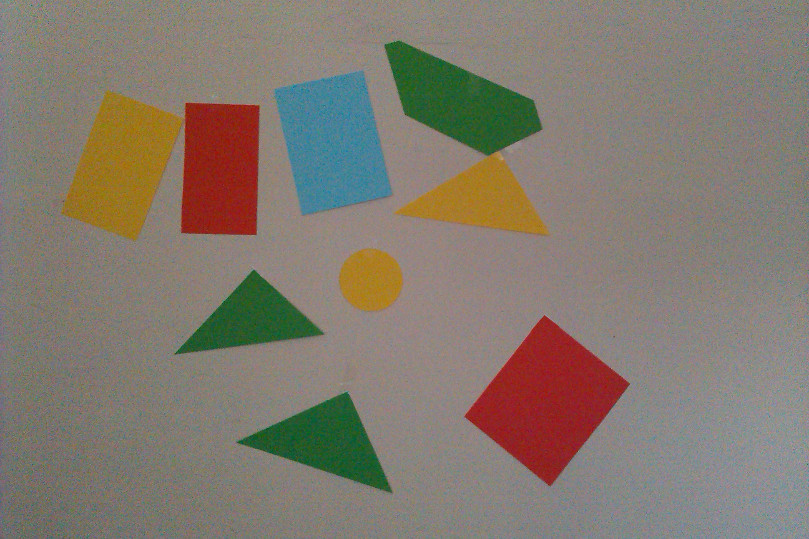
#> input picture ZPI/test_images/IMG1.JPG, 809 x 539 px
$ python -i ObjectDetector.py   (imports and definitions only)
#> lines starting #> are read from the running program, lines starting #| are printed output that depends on the picture; after the words box and inside, x2 and y2 are one past the last pixel; in counts of white or black regions, pixels touching at a corner belong together
#> further down, picture is the input picture: shape (539, 809, 3); mean B, G, R 110.6, 121.8, 130.6
### ZPI/detectionalgorythms/Accumulator.py
__author__ = 'kosto'

import numpy as np
import math
import cv2
import copy


class Accumulator:
    log = []

    counter = 0
    max_counter = 10

    center_offset_pixels = 10
    minimum_ocurrences_factor = 4

    def __init__(self, center_pixel_offset = 20, max_counter = 20):
        self.center_offset_pixels =center_pixel_offset
        self.max_counter = max_counter

    # [42 lines left out: functions filterOut, drawDetectedOntoMat, newFrame, getCenter, not called in this run]

    def getDist(self,p1, p2):
        return math.sqrt(math.pow(p2[0] - p1[0], 2) + math.pow(p2[1]-p1[1], 2))

    # [26 lines left out: functions isSameShape, addShape, not called in this run]

### ZPI/detectionalgorythms/ObjectDetector.py
# -*- coding: utf-8 -*-
import cv2
import numpy as np

from ZPI.detectionalgorythms.Accumulator import Accumulator
import CornerDetector as cd

class ObjectDetector:

    last_detected_shapes = []
    last_detected_countours = []
    last_mean_colors = []
    logger = None
    acu = None

    def __init__(self):

        self.acu = Accumulator()
        return


    def getDetectedObjects(self, mat):
        gray = cv2.cvtColor(mat, cv2.COLOR_BGR2GRAY)
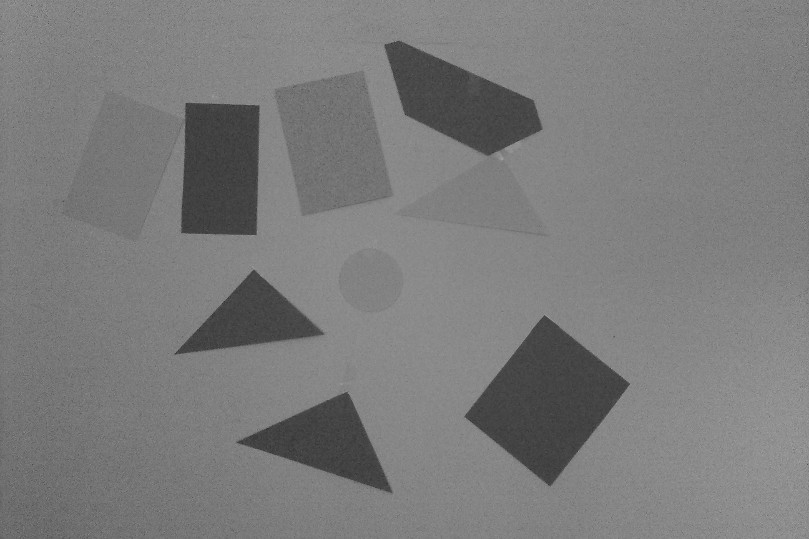
#> gray: shape (539, 809); min 48, max 166, mean 123.1
        img_filt = cv2.medianBlur(gray, 5)

        img_th = cv2.Canny(img_filt, 30,40)
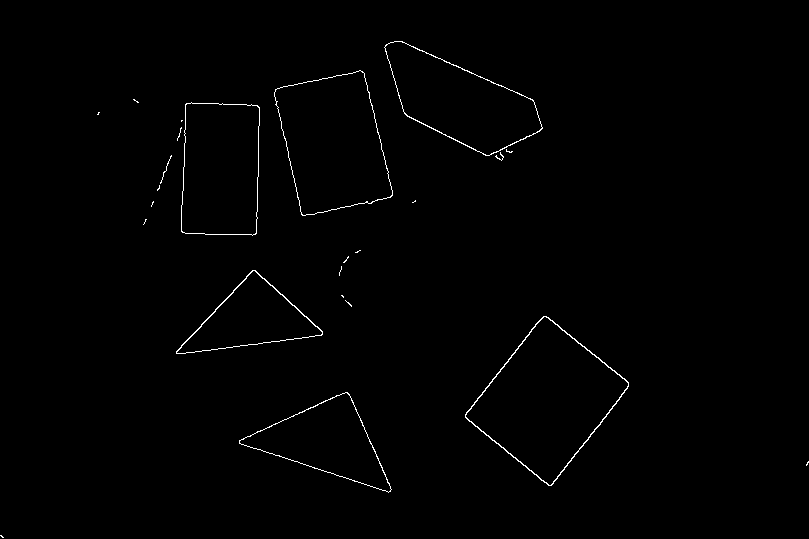
#> img_th: shape (539, 809); 0.69% white in thin lines or dots
        kernel = np.ones((2, 2), np.uint8)
        img_th = cv2.dilate(img_th, None, iterations=1)
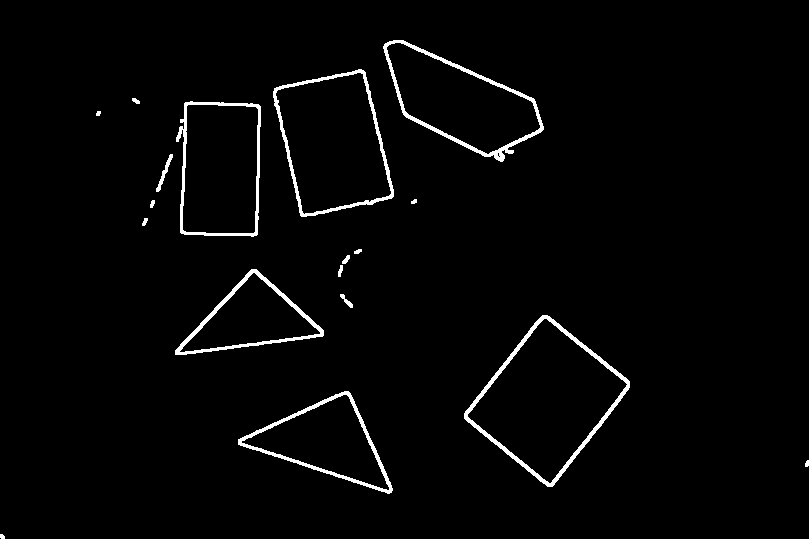
#> img_th: shape (539, 809); 2.2% white; 18 white regions, largest, box (x1, y1, x2, y2) and area: (464, 315, 630, 487) 1991, (383, 40, 544, 162) 1667, (273, 69, 394, 217) 1511
        img_th = cv2.erode(img_th, None, iterations=1)
#> img_th: shape (539, 809); 0.71% white in thin lines or dots
        img_th = cv2.dilate(img_th, kernel, iterations=1)
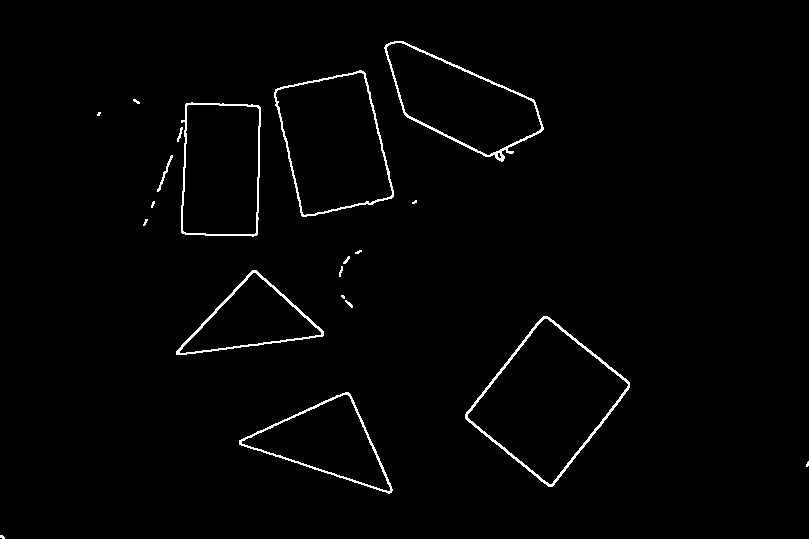
#> img_th: shape (539, 809); 1.5% white in thin lines or dots

        cv2.imshow('canny first', img_th)
        cv2.waitKey(1)

        height, width, depth = mat.shape
#> height = 539; width = 809; depth = 3
        contours, hierarchy = cv2.findContours(img_th, cv2.RETR_LIST, cv2.CHAIN_APPROX_SIMPLE)
#> contours = 27 contours, 13 with area under 20; largest, box (x1, y1, x2, y2) and area: (465, 316, 630, 487) 14854, (467, 318, 629, 485) 13898, (274, 70, 394, 217) 12292, (275, 72, 393, 216) 11738, (384, 41, 544, 162) 9934

        self.last_detected_shapes = []
        self.last_detected_countours = []
        self.last_mean_colors = []
        cnt=0
        for single_contour in contours:

            e = cv2.arcLength(single_contour, True)
            shape = cv2.approxPolyDP(single_contour, e * 0.02 , closed=True)
            if cv2.contourArea(single_contour) < 500 or cv2.isContourConvex(single_contour):
                continue
            self.last_detected_shapes.insert(cnt,shape)
            self.last_detected_countours.insert(cnt,single_contour)
            cnt += 1
#> this loop made 27 passes
#> e on passes 1, 2, 7, 8, 11, 12, 13, 14, 15, 16, 18, 19: 12.24, 12.24, 21.56, 10.24, 23.66, 20.73, 15.66, 17.07, 15.66, 12.24, 16.49, 33.31
#> (e, shape) on passes 3, 4, 5, 6, 9, 10: (410.6, [[390, 490], [241, 441], [347, 394]]), (424.2, [[392, 490], [348, 392], [239, 440]]), (485.9, [[544, 318], [628, 384], [551, 484], [467, 417]]), (498.7, [[543, 316], [465, 418], [552, 486], [629, 382]]), (355.8, [[321, 332], [179, 352], [253, 272]]), (370.6, [[323, 331], [252, 270], [176, 354]])
#> after the loop, cnt = 12; self.last_detected_countours = 12 contours; largest, box (x1, y1, x2, y2) and area: (465, 316, 630, 487) 14854, (467, 318, 629, 485) 13898, (274, 70, 394, 217) 12292, (275, 72, 393, 216) 11738, (384, 41, 544, 162) 9934; self.last_detected_shapes = 12 contours; largest, box (x1, y1, x2, y2) and area: (465, 316, 630, 487) 14102, (467, 318, 629, 485) 13478, (275, 70, 394, 217) 11770, (275, 72, 393, 216) 11244, (385, 41, 544, 162) 9924

        i = 0
        for h,cnt in enumerate(self.last_detected_countours):
            mask = np.zeros(gray.shape,np.uint8)
            cv2.drawContours(mask,[cnt],0,255,-1)
            mean = cv2.mean(mat,mask = mask)
            self.last_mean_colors.insert(i, mean)
            i += 1
#> this loop made 12 passes
#> mean on passes 1 to 12: (46.67, 90.51, 32.57, 0), (50.51, 92.6, 37.88, 0), (36.21, 34.94, 147.8, 0), (39.96, 38.89, 147.8, 0), (46.21, 91.47, 39.27, 0), (50.22, 93.62, 44.58, 0), (24.9, 35.44, 143.7, 0), (27.61, 38.34, 143.8, 0), (150.5, 130.5, 71.32, 0), (149.8, 130.6, 73.55, 0), (45.18, 94.2, 41.41, 0), (49, 96.23, 47.02, 0)
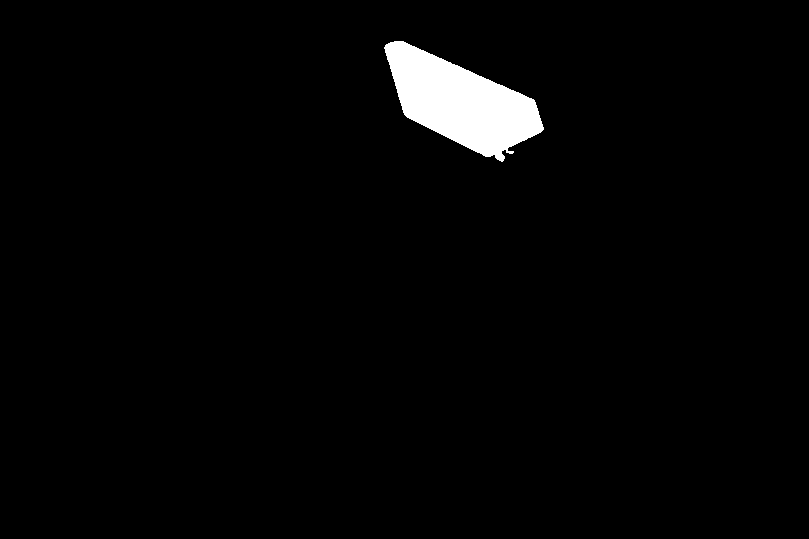
#> mask: shape (539, 809); 2.3% white; 1 white region, box (x1, y1, x2, y2) and area: (384, 41, 544, 162) 10143
#> after the loop, i = 12; self.last_mean_colors = 12 items, first 6: (46.67, 90.51, 32.57, 0), (50.51, 92.6, 37.88, 0), (36.21, 34.94, 147.8, 0), (39.96, 38.89, 147.8, 0), (46.21, 91.47, 39.27, 0), (50.22, 93.62, 44.58, 0)
        return True

    def run(self, mat):
        while True:
            #mat = self.cm.getNextFrame()
            #mat = cv2.imread("IMG2.png")
            if not self.getDetectedObjects(mat):
                return

            i=0
            for shape in self.last_detected_shapes:
                self.acu.addShape(shape, self.last_mean_colors[i])
                i+=1
            ret = self.acu.newFrame(mat)

            if(ret != False):
                cv2.imshow("Object Detector", mat)
                cv2.waitKey(1)
                return ret
            else:
                continue

>>> import cv2
>>> picture = cv2.imread('../test_images/IMG1.JPG')
>>> result = ObjectDetector().getDetectedObjects(picture)
#> result = True

$ run again, on ZPI/test_images/sm_test.jpg
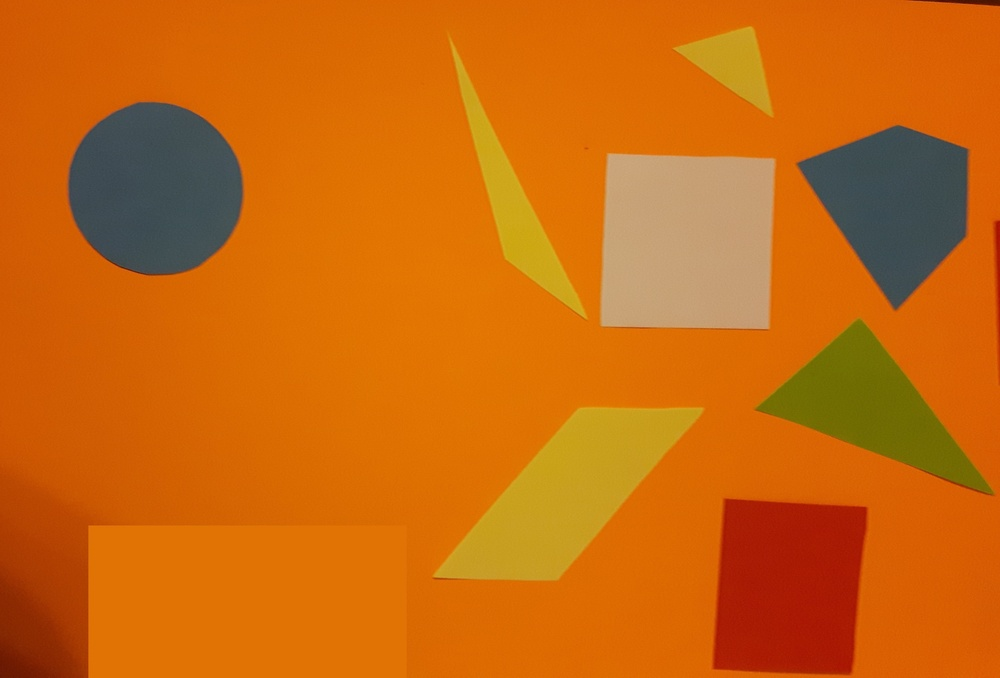
#> input picture ZPI/test_images/sm_test.jpg, 1000 x 678 px, shrunk from 3824 x 2592 before the run
#> picture is the input picture: shape (678, 1000, 3); mean B, G, R 13.6, 104.6, 202.2
#> in getDetectedObjects, `img_th = cv2.dilate(img_th, kernel, iterations=1)`:
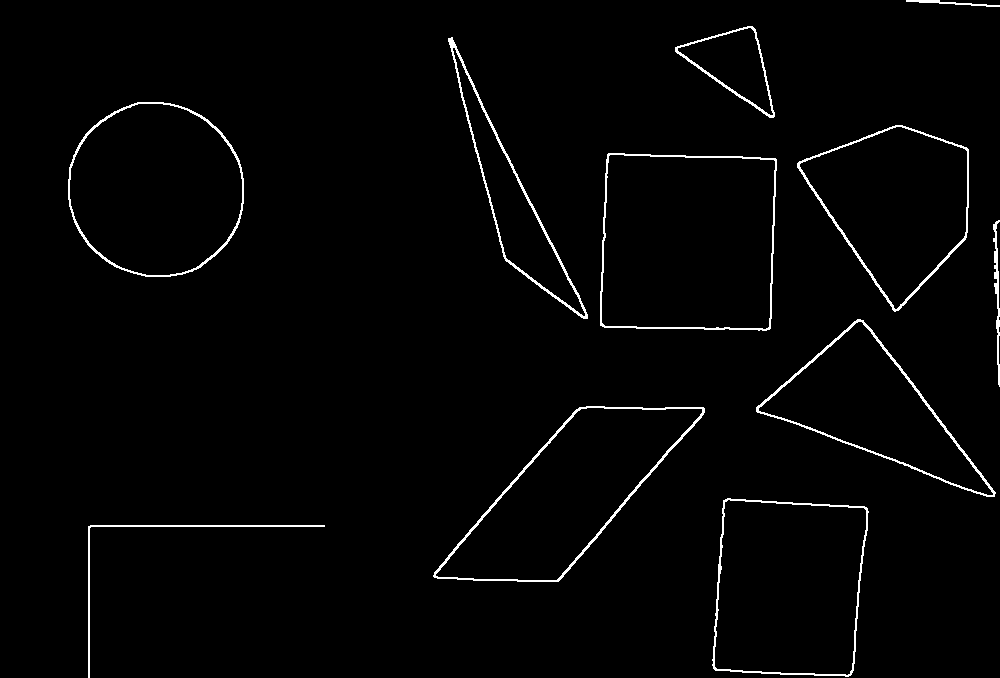
#> img_th: shape (678, 1000); 1.8% white in thin lines or dots
#> contours = 19 contours; largest, box (x1, y1, x2, y2) and area: (600, 153, 777, 331) 29408, (601, 154, 776, 330) 28685, (712, 498, 869, 677) 24300, (68, 102, 244, 277) 24194, (714, 499, 867, 676) 23602
#> the loop in getDetectedObjects, `for single_contour in contours: ` made 19 passes
#> (e, shape) on passes 1 to 7: (774.2, [[88, 677], [91, 526], [324, 525], [88, 526]]), (630.3, [[725, 501], [866, 510], [849, 674], [714, 666]]), (640.9, [[723, 500], [713, 668], [850, 675], [867, 508]]), (706.3, [[702, 409], [556, 580], [435, 575], [581, 408]]), (717.7, [[704, 408], [579, 407], [433, 576], [558, 581]]), (639.3, [[758, 408], [861, 321], [993, 494]]), (652.2, [[756, 407], [994, 496], [863, 320]])
#> after the loop in getDetectedObjects, `for single_contour in contours:`: cnt = 16; self.last_detected_countours = 16 contours; largest, box (x1, y1, x2, y2) and area: (600, 153, 777, 331) 29408, (601, 154, 776, 330) 28685, (712, 498, 869, 677) 24300, (68, 102, 244, 277) 24194, (714, 499, 867, 676) 23602; self.last_detected_shapes = 16 contours; largest, box (x1, y1, x2, y2) and area: (600, 153, 777, 330) 28851, (601, 154, 776, 329) 27776, (713, 500, 868, 676) 23635, (714, 501, 867, 675) 22820, (69, 102, 242, 275) 22112
#> the loop in getDetectedObjects, `for h,cnt in enumerate(self.last_detected_countours):` made 16 passes
#> mean on passes 1 to 8: (3.17, 28.03, 170.2, 0), (3.25, 29.27, 171.1, 0), (30.6, 158.5, 200.8, 0), (29.65, 156.9, 201.4, 0), (2.2, 107.7, 115.5, 0), (2.52, 107.8, 119.2, 0), (115.8, 159.3, 198.7, 0), (113.9, 158.4, 198.9, 0)
#> after the loop in getDetectedObjects, `for h,cnt in enumerate(self.last_detected_countours):`:
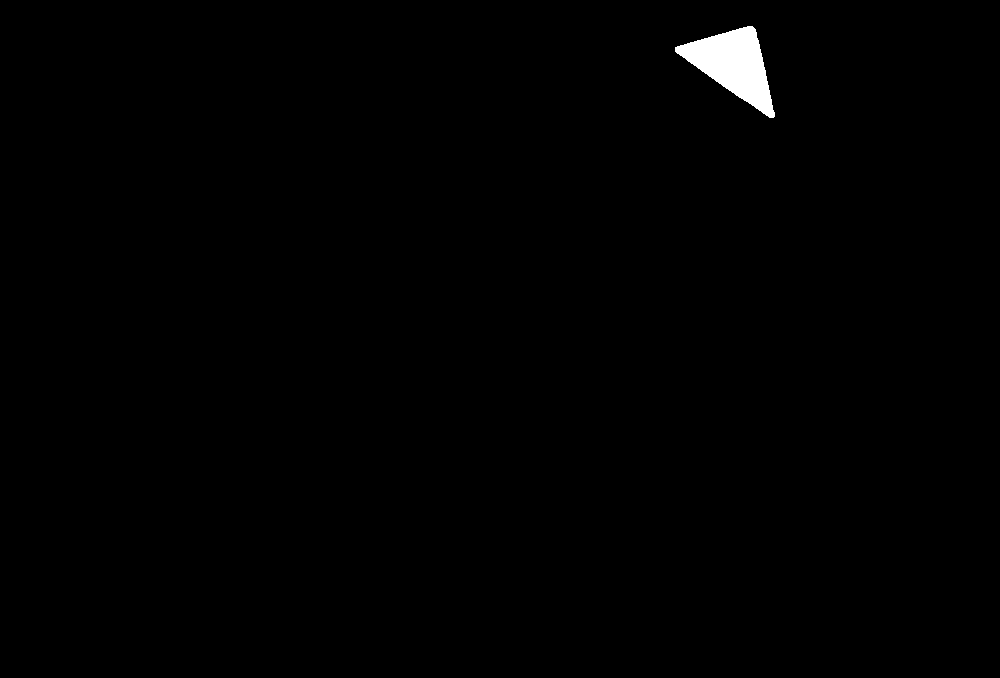
#> mask: shape (678, 1000); 0.66% white; 1 white region, box (x1, y1, x2, y2) and area: (675, 26, 775, 118) 4455
#> after the loop in getDetectedObjects, `for h,cnt in enumerate(self.last_detected_countours):`: i = 16; self.last_mean_colors = 16 items, first 6: (3.17, 28.03, 170.2, 0), (3.25, 29.27, 171.1, 0), (30.6, 158.5, 200.8, 0), (29.65, 156.9, 201.4, 0), (2.2, 107.7, 115.5, 0), (2.52, 107.8, 119.2, 0)
#> result = True
